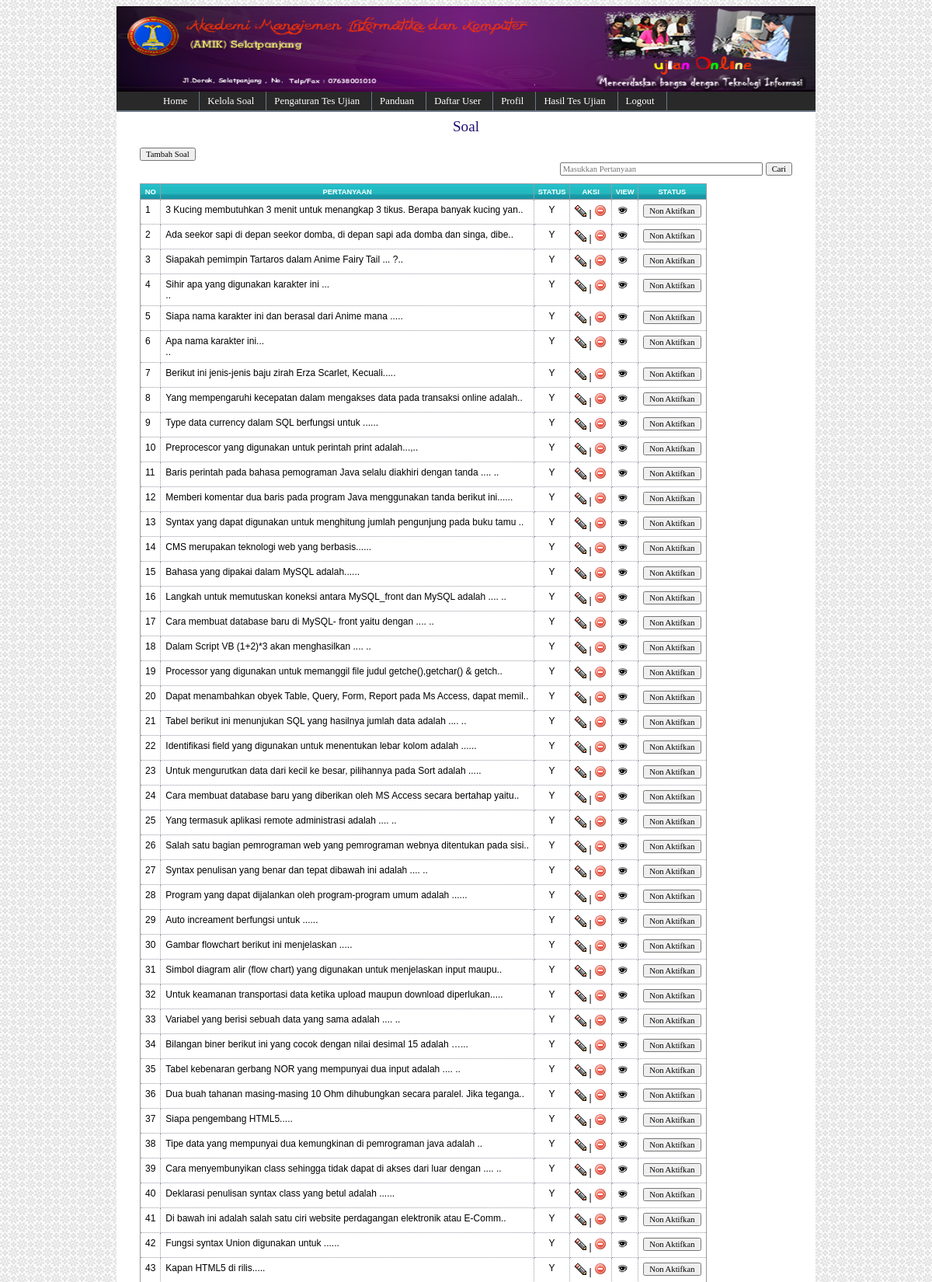
Page /adminweb/media.php?module=soal (signed in, upper part) on the committed database.
### tables this page shows
CREATE TABLE IF NOT EXISTS `tbl_soal` (
  `id_soal` int(5) NOT NULL AUTO_INCREMENT,
  `soal` text NOT NULL,
  `a` varchar(100) NOT NULL,
  `b` varchar(100) NOT NULL,
  `c` varchar(100) NOT NULL,
  `d` varchar(100) NOT NULL,
  `knc_jawaban` varchar(30) NOT NULL,
  `gambar` varchar(100) NOT NULL,
  `tanggal` date NOT NULL,
  `aktif` enum('Y','N') NOT NULL DEFAULT 'Y',
  PRIMARY KEY (`id_soal`)
);

### adminweb/modul/mod_soal/soal.php (the view, shortened to what this page needs)
<?php
 if (empty($_SESSION['username']) AND empty($_SESSION['passuser'])){
  echo "<link href='style.css' rel='stylesheet' type='text/css'>
 <center>Untuk mengakses modul, Anda harus login <br>";
  echo "<a href=../../index.php><b>LOGIN</b></a></center>";
}
else{
$aksi="modul/mod_soal/aksi_soal.php";
switch($_GET[act]){
  default:
    echo "<h2>Soal</h2>";
	echo "<div style='text-align:left;padding-left:30px;'>
          <input type=button value='Tambah Soal'
          onclick=\"window.location.href='?module=soal&act=tambahsoal';\">";
	echo "<div style='text-align:right;padding-right:30px;'>
         <form method='POST' action=?module=soal&act=carisoal>
		 <input type=text name='cari' placeholder='Masukkan Pertanyaan' list='auto' size=40 required/> <input type=submit value='Cari'>";
		echo"<datalist id='auto'>";
	echo"</datalist></form>
		  </div>";
     echo" <table>
          <tr><th>no</th><th>Pertanyaan</th><th>Status</th><th>aksi</th><th>View</th><th>Status</th></tr>";
    $tampil=mysql_query("SELECT * FROM tbl_soal ORDER BY id_soal DESC");
    $no=1;
    while ($r=mysql_fetch_array($tampil)){
	  $soal=substr($r[soal],0,78);
       echo "<tr><td>$no</td>
             <td>$soal..</td>
			 <td align='center'>$r[aktif]</td>
             <td>
			  <a href=?module=soal&act=editsoal&id=$r[id_soal]><img src='images/1.png' title='Edit Data'></a> |
			  <a href=$aksi?module=soal&act=hapus&id=$r[id_soal]><img src='images/2.png' title='Hapus Data'></a></td>
			  <td> <a href='#' onclick=\"bukajendela('zoom.php?id=$r[id_soal]')\"><img src='images/3.gif' title='View'></a></td>";
				if ($r[aktif]=="Y") {
					echo"<td><input type=button value='Non Aktifkan' onclick=\"window.location.href='$aksi?module=soal&act=nonaktif&id=$r[id_soal]';\"></td>";
				}else {
					echo"<td align='center'><input type=button value='Aktifkan' onclick=\"window.location.href='$aksi?module=soal&act=aktif&id=$r[id_soal]';\"></td>";
				}
        echo"   </td>
		</tr>";
      $no++;
    }
    echo "</table>";
    break;
	}
}
?>

### adminweb/style.css (style rules this page uses)
body { font-family: Tahoma; background:url('images/page_bg.jpg'); text-align: center; }
a:link,a:visited { color:#265180; }
h2 { font: normal 120% Georgia; color: #1f0f71; background-color: transparent; }
table { font-family: Verdana, Arial, Helvetica, sans-serif; font-size: 9pt; border-width: 1px; border-style: solid; border-color: #999999; border-collapse: collapse; margin: 10px 0px; }
th { color: #FFFFFF; font-size: 7pt; text-transform: uppercase; text-align: center; padding: 0.5em; border-width: 1px; border-style: solid; border-color: #969BA5; border-collapse: collapse; background:url(../css/images/bg_menutop.jpg); }
td { padding: 0.5em; vertical-align: top; border-width: 1px; border-style: dotted; border-color: #969BA5; border-collapse: collapse; }
input,textarea,select { font-family: Tahoma; font-size: 8pt; }

### rows in the picture
tbl_soal: soal "3 Kucing membutuhkan 3 menit untuk menangkap 3 tikus. Berapa banyak kucing yan", aktif "Y"
tbl_soal: soal "Ada seekor sapi di depan seekor domba, di depan sapi ada domba dan singa, dibe", aktif "Y"
tbl_soal: soal "Siapakah pemimpin Tartaros dalam Anime Fairy Tail ... ?", aktif "Y"
tbl_soal: soal "Sihir apa yang digunakan karakter ini ...", aktif "Y"
tbl_soal: soal "Siapa nama karakter ini dan berasal dari Anime mana ...", aktif "Y"
tbl_soal: soal "Apa nama karakter ini...", aktif "Y"
tbl_soal: soal "Berikut ini jenis-jenis baju zirah Erza Scarlet, Kecuali...", aktif "Y"
tbl_soal: soal "Yang mempengaruhi kecepatan dalam mengakses data pada transaksi online adalah", aktif "Y"
tbl_soal: soal "Type data currency dalam SQL berfungsi untuk ....", aktif "Y"
tbl_soal: soal "Preprocescor yang digunakan untuk perintah print adalah...,", aktif "Y"
tbl_soal: soal "Baris perintah pada bahasa pemograman Java selalu diakhiri dengan tanda ....", aktif "Y"
tbl_soal: soal "Memberi komentar dua baris pada program Java menggunakan tanda berikut ini....", aktif "Y"
tbl_soal: soal "Syntax yang dapat digunakan untuk menghitung jumlah pengunjung pada buku tamu", aktif "Y"
tbl_soal: soal "CMS merupakan teknologi web yang berbasis....", aktif "Y"
tbl_soal: soal "Bahasa yang dipakai dalam MySQL adalah....", aktif "Y"
tbl_soal: soal "Langkah untuk memutuskan koneksi antara MySQL_front dan MySQL adalah ....", aktif "Y"
tbl_soal: soal "Cara membuat database baru di MySQL- front yaitu dengan ....", aktif "Y"
tbl_soal: soal "Dalam Script VB (1+2)*3 akan menghasilkan ....", aktif "Y"
tbl_soal: soal "Processor yang digunakan untuk memanggil file judul getche(),getchar() & getch", aktif "Y"
tbl_soal: soal "Dapat menambahkan obyek Table, Query, Form, Report pada Ms Access, dapat memil", aktif "Y"
tbl_soal: soal "Tabel berikut ini menunjukan SQL yang hasilnya jumlah data adalah ....", aktif "Y"
tbl_soal: soal "Identifikasi field yang digunakan untuk menentukan lebar kolom adalah ....", aktif "Y"
tbl_soal: soal "Untuk mengurutkan data dari kecil ke besar, pilihannya pada Sort adalah ...", aktif "Y"
tbl_soal: soal "Cara membuat database baru yang diberikan oleh MS Access secara bertahap yaitu", aktif "Y"
tbl_soal: soal "Yang termasuk aplikasi remote administrasi adalah ....", aktif "Y"
tbl_soal: soal "Salah satu bagian pemrograman web yang pemrograman webnya ditentukan pada sisi", aktif "Y"
tbl_soal: soal "Syntax penulisan yang benar dan tepat dibawah ini adalah ....", aktif "Y"
tbl_soal: soal "Program yang dapat dijalankan oleh program-program umum adalah ....", aktif "Y"
tbl_soal: soal "Auto increament berfungsi untuk ....", aktif "Y"
tbl_soal: soal "Gambar flowchart berikut ini menjelaskan ...", aktif "Y"
tbl_soal: soal "Simbol diagram alir (flow chart) yang digunakan untuk menjelaskan input maupu", aktif "Y"
tbl_soal: soal "Untuk keamanan transportasi data ketika upload maupun download diperlukan...", aktif "Y"
tbl_soal: soal "Variabel yang berisi sebuah data yang sama adalah ....", aktif "Y"
tbl_soal: soal "Bilangan biner berikut ini yang cocok dengan nilai desimal 15 adalah ….", aktif "Y"
tbl_soal: soal "Tabel kebenaran gerbang NOR yang mempunyai dua input adalah ....", aktif "Y"
tbl_soal: soal "Dua buah tahanan masing-masing 10 Ohm dihubungkan secara paralel. Jika teganga", aktif "Y"
tbl_soal: soal "Siapa pengembang HTML5...", aktif "Y"
tbl_soal: soal "Tipe data yang mempunyai dua kemungkinan di pemrograman java adalah", aktif "Y"
tbl_soal: soal "Cara menyembunyikan class sehingga tidak dapat di akses dari luar dengan ....", aktif "Y"
tbl_soal: soal "Deklarasi penulisan syntax class yang betul adalah ....", aktif "Y"
tbl_soal: soal "Di bawah ini adalah salah satu ciri website perdagangan elektronik atau E-Comm", aktif "Y"
tbl_soal: soal "Fungsi syntax Union digunakan untuk ....", aktif "Y"
tbl_soal: soal "Kapan HTML5 di rilis...", aktif "Y"
